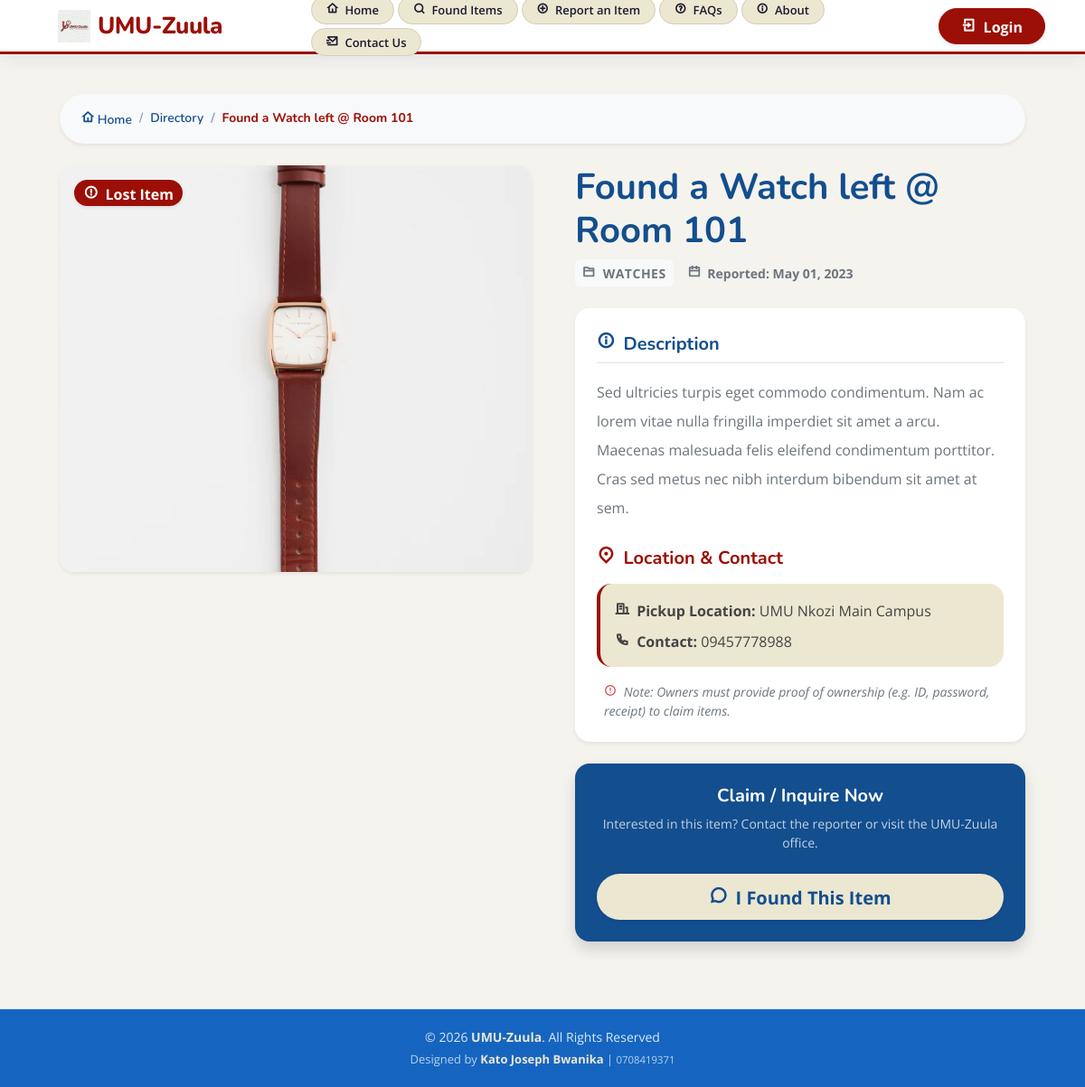
Screenshot of /?page=item_detail&id=5 with the database file from the repository.
### tables this page shows
CREATE TABLE `item_list` (
  `id` bigint(30) NOT NULL,
  `category_id` bigint(30) NOT NULL,
  `fullname` text NOT NULL,
  `title` text NOT NULL,
  `description` text NOT NULL,
  `contact` text NOT NULL,
  `image_path` text DEFAULT NULL,
  `status` tinyint(1) NOT NULL DEFAULT 0,
  `created_at` datetime NOT NULL DEFAULT current_timestamp(),
  `updated` datetime DEFAULT NULL ON UPDATE current_timestamp()
);

CREATE TABLE `category_list` (
  `id` bigint(30) NOT NULL,
  `name` text NOT NULL,
  `description` text NOT NULL,
  `status` tinyint(1) NOT NULL DEFAULT 1,
  `created_at` datetime NOT NULL DEFAULT current_timestamp(),
  `updated_at` datetime DEFAULT NULL ON UPDATE current_timestamp()
);

### classes/DBConnection.php (called while the page is built, shortened)
<?php
class DBConnection{
    private $host = DB_SERVER;
    private $username = DB_USERNAME;
    private $password = DB_PASSWORD;
    private $database = DB_NAME;
    public $conn;
    public $pdo;
    public function __construct(){
        if (!isset($this->conn)) {
            $this->conn = new mysqli($this->host, $this->username, $this->password, $this->database);
        }
        if (!isset($this->pdo)) {
            $dsn = "mysql:host={$this->host};dbname={$this->database};charset=utf8mb4";
            $options = [
                PDO::ATTR_ERRMODE            => PDO::ERRMODE_EXCEPTION,
                PDO::ATTR_DEFAULT_FETCH_MODE => PDO::FETCH_ASSOC,
                PDO::ATTR_EMULATE_PREPARES   => false,
            ];
            try {
                $this->pdo = new PDO($dsn, $this->username, $this->password, $options);
            } catch (\PDOException $e) {
                throw new \PDOException($e->getMessage(), (int)$e->getCode());
            }
        }
    }
}
?>

### config.php (called while the page is built, shortened)
<?php
require_once('classes/DBConnection.php');
require_once('classes/SystemSettings.php');
function validate_image($file){
    global $_settings;
	if(!empty($file)){
        $ex = explode("?",$file);
        $file = $ex[0];
        $ts = isset($ex[1]) ? "?".$ex[1] : '';
		if(is_file(base_app.$file)){
			return base_url.$file.$ts;
		}else{
			return base_url.($_settings->info('logo'));
		}
	}else{
		return base_url.($_settings->info('logo'));
	}
}
?>

### item_detail.php (the view, shortened to what this page needs)
<?php
require_once('classes/DBConnection.php');
$db = new DBConnection();
$id = isset($_GET['id']) ? (int)$_GET['id'] : 0;
$stmt = $db->pdo->prepare("SELECT i.*, c.name as category_name FROM item_list i LEFT JOIN category_list c ON i.category_id = c.id WHERE i.id = :id");
$stmt->execute([':id' => $id]);
$item = $stmt->fetch();
?>
<div class="container py-4">
    <nav aria-label="breadcrumb" class="mb-4">
        <ol class="breadcrumb bg-light p-3 rounded-pill shadow-sm px-4">
            <li class="breadcrumb-item"><a href="./" style="color:#134E8E;"><i class="ri-home-4-line"></i> Home</a></li>
            <li class="breadcrumb-item"><a href="./?page=items" style="color:#134E8E;">Directory</a></li>
            <li class="breadcrumb-item active fw-bold" aria-current="page" style="color:#9B0F06;"><?= htmlspecialchars($item['title']) ?></li>
        </ol>
    </nav>
    <div class="row g-4">
        <div class="col-lg-6">
            <div class="card border-0 shadow-sm rounded-4 overflow-hidden mb-3">
                <div class="position-absolute top-0 start-0 p-3 z-3">
                    <?php if($item['status'] == 1): ?>
                        <span class="badge rounded-pill fs-6 shadow-sm bg-danger">
                            <i class="ri-error-warning-line me-1"></i> Lost Item
                        </span>
                    <?php elseif($item['status'] == 2): ?>
                        <span class="badge rounded-pill fs-6 shadow-sm bg-success">
                            <i class="ri-checkbox-circle-line me-1"></i> Found Item
                        </span>
                    <?php elseif($item['status'] == 3): ?>
                        <span class="badge rounded-pill fs-6 shadow-sm bg-primary">
                            <i class="ri-checkbox-circle-line me-1"></i> Claimed / Resolved
                        </span>
                    <?php else: ?>
                        <span class="badge rounded-pill fs-6 shadow-sm bg-secondary">
                            <i class="ri-time-line me-1"></i> Pending Review
                        </span>
                    <?php endif; ?>
                </div>
                <?php if(!empty($item['image_path'])): ?>
                    <img src="<?= validate_image($item['image_path']) ?>" class="img-fluid w-100" style="height: 450px; object-fit: cover;">
                <?php else: ?>
                    <div class="d-flex align-items-center justify-content-center" style="height: 400px; background: #ECE7D1;">
                        <i class="ri-image-line" style="font-size: 5rem; color:#134E8E; opacity:0.3;"></i>
                    </div>
                <?php endif; ?>
            </div>
        </div>
        <div class="col-lg-6">
            <div class="ps-lg-4">
                <h1 class="fw-bold mb-2" style="color:#134E8E;"><?= htmlspecialchars($item['title']) ?></h1>
                <div class="d-flex align-items-center gap-3 text-muted mb-4 small fw-bold">
                    <span class="px-2 py-1 bg-light rounded text-uppercase" style="letter-spacing:0.5px;"><i class="ri-folder-2-line me-1"></i> <?= htmlspecialchars($item['category_name']) ?></span>
                    <span><i class="ri-calendar-line me-1"></i> Reported: <?= date("M d, Y", strtotime($item['created_at'])) ?></span>
                </div>
                <div class="card border-0 shadow-sm rounded-4 mb-4">
                    <div class="card-body p-4">
                        <h5 class="fw-bold mb-3 border-bottom pb-2" style="color:#134E8E;"><i class="ri-information-line me-1"></i> Description</h5>
                        <div class="lh-lg mb-4 text-muted">
                            <?= nl2br(htmlspecialchars_decode($item['description'])) ?>
                        </div>
                        <h5 class="fw-bold mb-3 mt-4" style="color:#9B0F06;"><i class="ri-map-pin-2-line me-1"></i> Location & Contact</h5>
                        <div class="p-3 rounded-4 border-start border-4" style="background:#ECE7D1; border-color:#9B0F06 !important;">
                            <p class="mb-2"><strong><i class="ri-building-line me-1"></i> Pickup Location:</strong> <?= htmlspecialchars($item['pickup_location'] ?? 'UMU Nkozi Main Campus') ?></p>
                            <p class="mb-0"><strong><i class="ri-phone-line me-1"></i> Contact:</strong> <?= htmlspecialchars($item['contact'] ?? 'Office of the Dean') ?></p>
                        </div>
                        <div class="mt-3 text-muted small px-2">
                            <i class="ri-error-warning-line me-1 text-danger"></i> <em>Note: Owners must provide proof of ownership (e.g. ID, password, receipt) to claim items.</em>
                        </div>
                    </div>
                </div>
                <div class="card border-0 shadow rounded-4 overflow-hidden" style="background:#134E8E;">
                    <div class="card-body p-4 text-center text-white">
                        <h5 class="fw-bold mb-2">Claim / Inquire Now</h5>
                        <p class="opacity-75 small mb-4">Interested in this item? Contact the reporter or visit the UMU-Zuula office.</p>
                        <?php if($item['status'] == 2): ?>
                            <button onclick="alert_toast('Feature Coming Soon! Please visit the office located at Nkozi Main Campus.')" class="btn btn-lg w-100 rounded-pill fw-bold shadow-sm" style="background:#ECE7D1; color:#134E8E;">
                                <i class="ri-question-answer-line me-1"></i> This is My Item
                            </button>
                        <?php else: ?>
                            <button onclick="alert_toast('Feature Coming Soon! Please contact the student/office directly.')" class="btn btn-lg w-100 rounded-pill fw-bold shadow-sm" style="background:#ECE7D1; color:#134E8E;">
                                <i class="ri-chat-3-line me-1"></i> I Found This Item
                            </button>
                        <?php endif; ?>
                    </div>
                </div>
            </div>
        </div>
    </div>
</div>

### assets/css/style.css (style rules this page uses)
:root { scroll-behavior: smooth; }
body { font-family: "Open Sans", sans-serif; background: #f6f9ff; color: #444444; }
a { color: #4154f1; text-decoration: none; }
h1, h2, h3, h4, h5, h6 { font-family: "Nunito", sans-serif; }
.card { margin-bottom: 30px; border: none; border-radius: 5px; box-shadow: 0px 0 30px rgba(1, 41, 112, 0.1); }
.card-body { padding: 0 20px 20px 20px; }
.breadcrumb { font-size: 14px; font-family: "Nunito", sans-serif; color: #899bbd; font-weight: 600; }
.breadcrumb a { color: #899bbd; transition: 0.3s; }
.breadcrumb .breadcrumb-item::before { color: #899bbd; }
.breadcrumb .active { color: #51678f; font-weight: 600; }

### assets/css/custom.css (style rules this page uses)
:root { --zuula-primary: #9B0F06; --zuula-secondary: #134E8E; --zuula-accent: #ECE7D1; --zuula-dark: #1a1a2e; --zuula-text: #2d2d2d; }
.card { border: none !important; border-radius: 16px !important; overflow: hidden; transition: transform 0.3s ease, box-shadow 0.3s ease; }
body { background-color: #f5f3ee !important; }
.badge.bg-danger { background: var(--zuula-primary) !important; }
.card { animation: fadeInUp 0.5s ease-out; }

### rows the page displays
item_list: title "Found a Watch left @ Room 101", image_path (picture), category.name "WATCHES", created_at "May 01, 2023", description "Sed ultricies turpis eget commodo condimentum. Nam ac lorem vitae nulla fringilla imperdiet sit amet a arcu. Maecenas malesuada felis eleifend condimentum porttitor. Cras sed metus nec nibh interdum bibendum sit amet at sem.", contact "09457778988"

### other values shown
$_settings->info('short_name') "UMU-Zuula"
$item['pickup_location'] "UMU Nkozi Main Campus"
